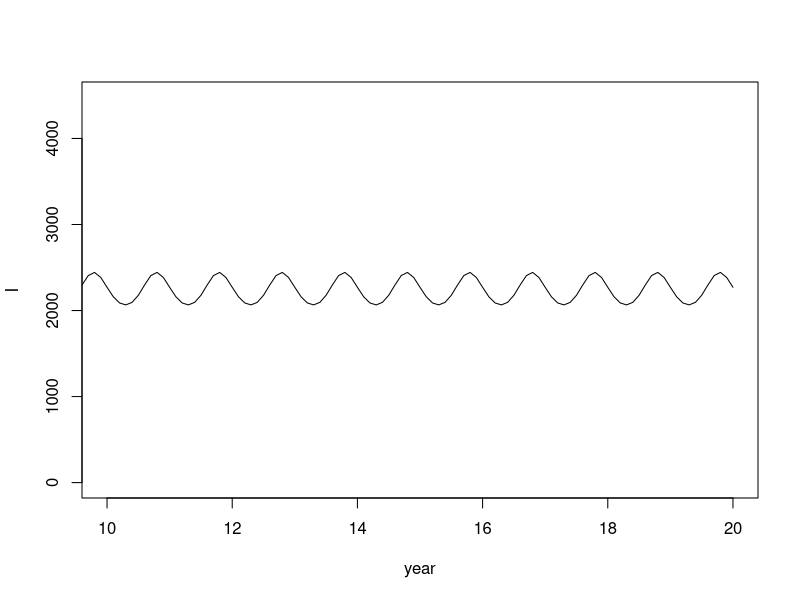
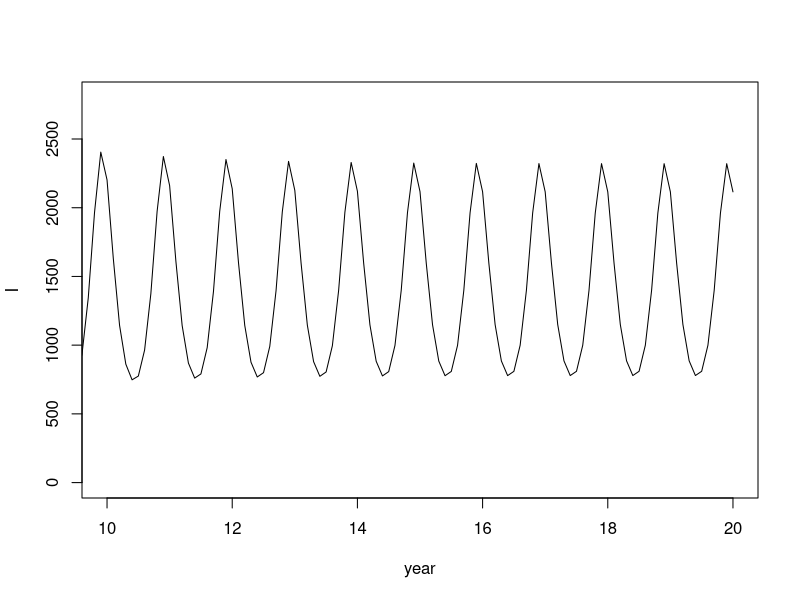

Recreate these plots in R, in order.
require(deSolve)

sir <- function(t, y, parms) with( as.list(c(y, parms)), {
  xfer <- b0 * (1 + b1*cos(2*pi*t)) * S * I / N
  dSdt <- (N - S - I)/L - xfer
  dIdt <- xfer - I/D
  return(list(c(dSdt, dIdt)))
})

N0 <- 500000; I0 <- 2250
y0 <- c(S=N0-I0, I=I0)
parmsA <- c(N=N0, L=4, D= 0.02,  b0=500, b1=0.02)
parmsB <- c(N=N0, L=8, D= 0.025, b0=400, b1=0.02)
# N, total pop.
# L, immunity time scale
# D, infectious time scale
# b0, time-average transmission coeff
# b1, time-varying coeff amplitude

plotter<-function(parms) {
  out <- ode(y0, seq(0,20,0.1), sir, parms)
  ymax <- 2*mean(out[which(out[,'time'] > 10),'I'])
  plot(out[,'time'], out[,'I'], type = "l", xlim=c(10,20), ylim=c(0,ymax), ylab="I", xlab="year")
}

plotter(parmsA)
plotter(parmsB)
